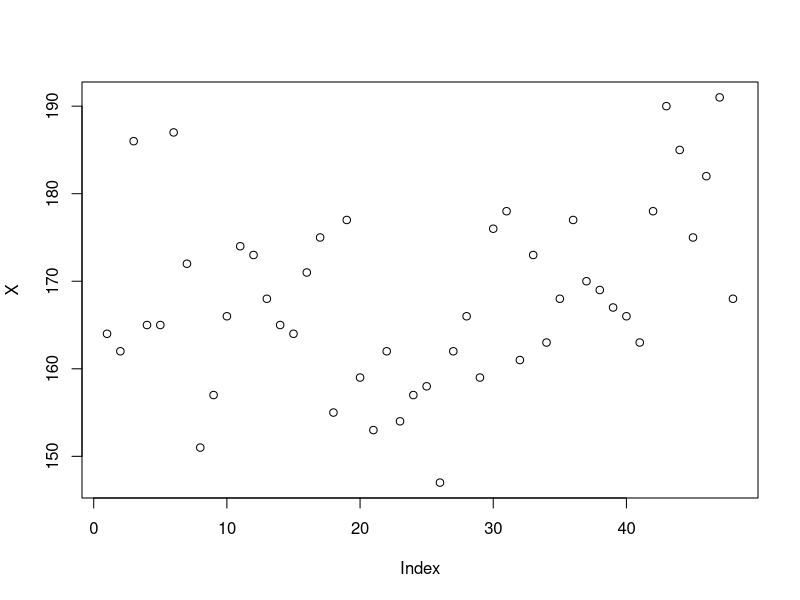

Generate this figure with R:
## ---- chunk 1
#源数据读取
UG = read.csv("resources/UnderGraduate.csv",header=T,fileEncoding="gbk")
head(UG)
X <- UG$height
X
plot(X)  #plot(X,type='p')
#plot(X,type='l',xlim=c(0,300),ylim=c(0,300))

